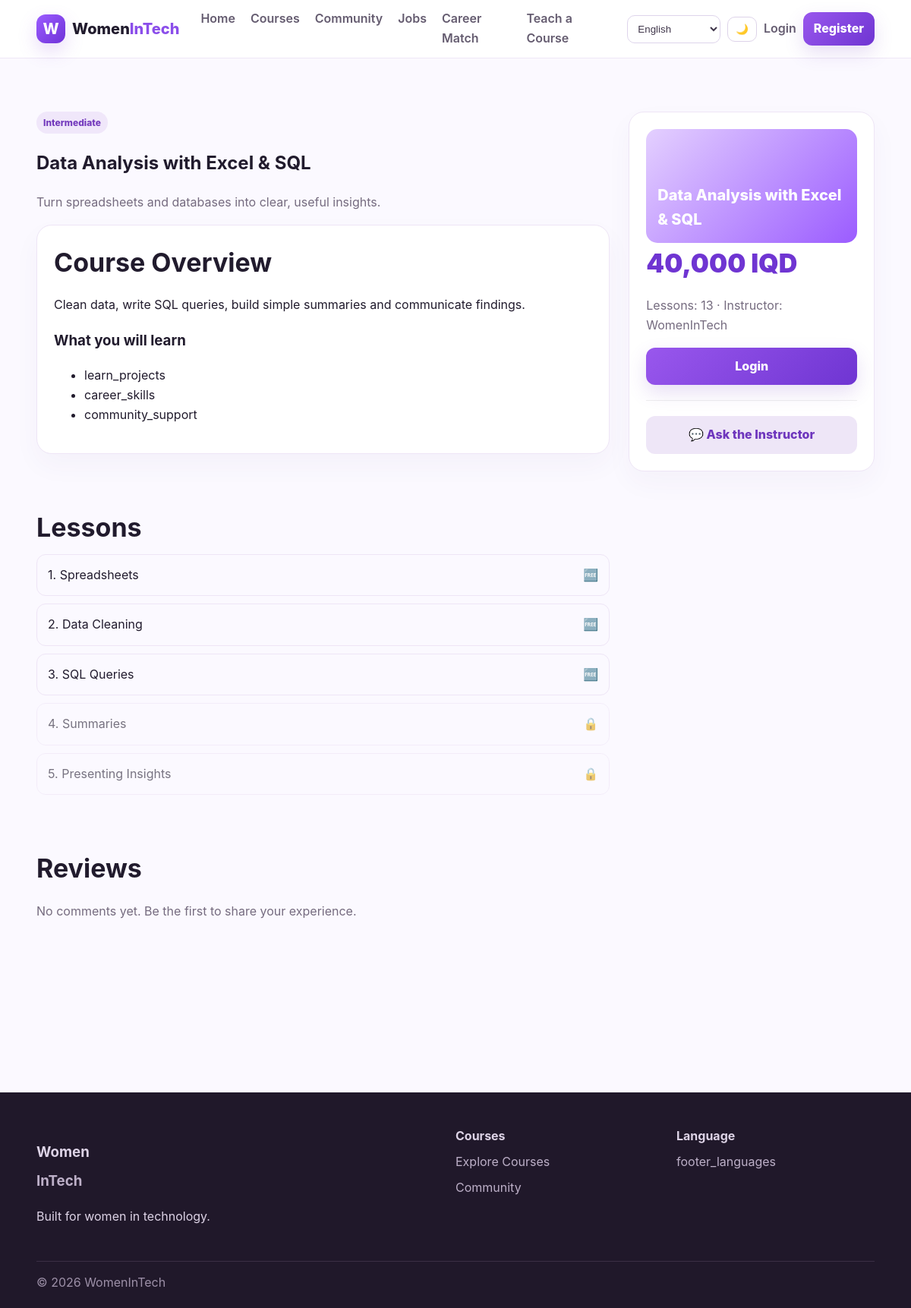
The page /courses/details.php?id=12&lang=en on the database its author committed.
### tables this page shows
CREATE TABLE courses (
 id INT AUTO_INCREMENT PRIMARY KEY,
 teacher_id INT NULL,
 title_en VARCHAR(255) NOT NULL,
 title_ar VARCHAR(255) NOT NULL,
 title_ckb VARCHAR(255) NOT NULL,
 title_badini VARCHAR(255) NOT NULL,
 description_en TEXT NOT NULL,
 description_ar TEXT NOT NULL,
 description_ckb TEXT NOT NULL,
 description_badini TEXT NOT NULL,
 long_description_en TEXT NOT NULL,
 long_description_ar TEXT NOT NULL,
 long_description_ckb TEXT NOT NULL,
 long_description_badini TEXT NOT NULL,
 level VARCHAR(50) DEFAULT 'Beginner',
 type ENUM('free','mixed','paid') NOT NULL DEFAULT 'free',
 price_iqd INT NOT NULL DEFAULT 0,
 lessons_count INT NOT NULL DEFAULT 0,
 status ENUM('draft','published') NOT NULL DEFAULT 'published',
 created_at TIMESTAMP DEFAULT CURRENT_TIMESTAMP,
 FOREIGN KEY (teacher_id) REFERENCES users(id) ON DELETE SET NULL
);

CREATE TABLE lessons (
 id INT AUTO_INCREMENT PRIMARY KEY,
 course_id INT NOT NULL,
 lesson_order INT NOT NULL,
 title_en VARCHAR(255) NOT NULL,
 title_ar VARCHAR(255) NOT NULL,
 title_ckb VARCHAR(255) NOT NULL,
 title_badini VARCHAR(255) NOT NULL,
 video_url VARCHAR(500) NULL,
 content TEXT NULL,
 is_free TINYINT(1) NOT NULL DEFAULT 0,
 created_at TIMESTAMP DEFAULT CURRENT_TIMESTAMP,
 FOREIGN KEY (course_id) REFERENCES courses(id) ON DELETE CASCADE
);

### includes/bootstrap.php (called while the page is built, shortened)
<?php
$lang = $_GET['lang'] ?? $_SESSION['lang'] ?? 'en';
foreach ($courseCatalogTranslations as $locale => $items) {
    $translations[$locale] = array_merge($items, $translations[$locale] ?? []);
}
function t(string $key): string {
    global $translations, $lang;
    return $translations[$lang][$key] ?? $translations['en'][$key] ?? $key;
}
function e(?string $value): string { return htmlspecialchars($value ?? '', ENT_QUOTES, 'UTF-8'); }
function isLoggedIn(): bool { return isset($_SESSION['user_id']); }
function localizedCourse(array $course): array {
    return $course;
}
function localizedColumn(string $base): string {
    global $lang;
    return match($lang) {
        'ar' => $base.'_ar',
        'ckb' => $base.'_ckb',
        'kurdish_badini' => $base.'_badini',
        default => $base.'_en'
    };
}
?>

### courses/details.php (the view, shortened to what this page needs)
<?php
require_once __DIR__.'/../includes/bootstrap.php';
$id=(int)($_GET['id']??0);$stmt=$pdo->prepare("SELECT c.*,u.name instructor_name FROM courses c LEFT JOIN users u ON u.id=c.teacher_id WHERE c.id=?");$stmt->execute([$id]);$course=$stmt->fetch();if(!$course) die(t('course_not_found'));
$course=localizedCourse($course);
$less=$pdo->prepare("SELECT * FROM lessons WHERE course_id=? ORDER BY lesson_order");$less->execute([$id]);$lessons=$less->fetchAll();
$rev=$pdo->prepare("SELECT r.*,u.name FROM reviews r JOIN users u ON u.id=r.user_id WHERE r.course_id=? ORDER BY r.created_at DESC");$rev->execute([$id]);$reviews=$rev->fetchAll();
$enrolled=false;$paid=false;
$pageTitle=$course[localizedColumn('title')];require __DIR__.'/../includes/header.php';?>
<section class="section"><div class="container course-detail"><div><span class="pill"><?=e($course['level'])?></span><h1><?=e($course[localizedColumn('title')])?></h1><p class="muted"><?=e($course[localizedColumn('description')])?></p><div class="card"><h2><?=t('course_overview')?></h2><p><?=e($course[localizedColumn('long_description')])?></p><h3><?=t('what_learn')?></h3><ul><li><?=t('learn_projects')?></li><li><?=t('career_skills')?></li><li><?=t('community_support')?></li></ul></div><div class="section" style="padding-bottom:0"><h2><?=t('lessons')?></h2><div class="lesson-list"><?php foreach($lessons as $i=>$l):$can=$l['is_free']||$paid;?><div class="lesson <?=$can?'':'locked'?>"><span><?=$i+1?>. <?=e($l[localizedColumn('title')])?></span><span><?=$l['is_free']?'🆓':($can?'▶️':'🔒')?></span></div><?php endforeach;?></div></div>
<div class="section"><h2><?=t('reviews')?></h2><?php if(!$reviews):?><p class="muted"><?=t('no_comments')?></p><?php endif;?></div>
</div><aside><div class="card"><div class="course-cover"><?=e($course[localizedColumn('title')])?></div><h2 class="price"><?=$course['price_iqd']?number_format((int)$course['price_iqd']).' '.t('iqd'):t('free')?></h2><p class="muted"><?=t('lessons')?>: <?=$course['lessons_count']?> · <?=t('instructor')?>: <?=e($course['instructor_name']??'WomenInTech')?></p>
<?php if(!isLoggedIn()):?><a class="btn" style="width:100%" href="/women_in_tech_php/auth/login.php?lang=<?=e($lang)?>"><?=t('login')?></a><?php elseif($course['type']==='free' && !$enrolled):?><form method="post"><input type="hidden" name="action" value="enroll_free"><button class="btn" style="width:100%"><?=t('enroll')?></button></form><?php elseif(!$paid):?><a class="btn" style="width:100%" href="/women_in_tech_php/payment.php?course_id=<?=$id?>&lang=<?=e($lang)?>"><?=t('buy_course')?></a><p class="muted" style="font-size:12px"><?=t('course_continue_note')?></p><?php else:?><a class="btn" style="width:100%" href="/women_in_tech_php/dashboard/index.php?lang=<?=e($lang)?>"><?=t('continue_learning')?></a><?php endif;?>
<hr style="border:0;border-top:1px solid #eee;margin:20px 0"><a class="btn secondary" style="width:100%" href="/women_in_tech_php/chat/chat.php?course_id=<?=$id?>&lang=<?=e($lang)?>">💬 <?=t('ask_teacher')?></a></div></aside></div></section>
<?php require __DIR__.'/../includes/footer.php'; ?>

### assets/css/style.css (style rules this page uses)
* { box-sizing:border-box }
html { scroll-behavior:smooth }
body { margin:0;font-family:Inter,Segoe UI,Tahoma,Arial,sans-serif;background:#fbf9ff;color:#211b2d;line-height:1.6 }
a { color:inherit;text-decoration:none }
.container { width:min(1180px,92%);margin:auto }
.btn { display:inline-flex;align-items:center;justify-content:center;border:0;border-radius:12px;padding:12px 19px;background:linear-gradient(135deg,#9957ed,#6f35d2);color:#fff;font-weight:800;cursor:pointer;box-shadow:0 10px 25px #7540c62b }
.btn.secondary { background:#eee6f7;color:#6e36bd;box-shadow:none }
.section { padding:70px 0 }
.section h2 { font-size:34px;margin:0 0 7px }
.muted { color:#756b7f }
.card { background:#fff;border:1px solid #eee5f6;border-radius:20px;padding:22px;box-shadow:0 15px 35px #4d2a7b0a }
.course-cover { height:150px;border-radius:15px;background:linear-gradient(135deg,#e4d0ff,#9b5cff);display:flex;align-items:end;padding:15px;color:white;font-weight:800;font-size:20px }
.pill { display:inline-flex;padding:5px 9px;border-radius:999px;background:#f0e7fa;color:#743bbd;font-weight:800;font-size:12px }
.price { font-size:20px;font-weight:900;color:#6f35d2 }
.course-detail { display:grid;grid-template-columns:1.4fr .6fr;gap:25px }
.lesson-list { display:grid;gap:10px }
.lesson { display:flex;align-items:center;justify-content:space-between;padding:14px;border:1px solid #eee5f6;border-radius:12px }
.locked { opacity:.6 }
html[dir=ltr] body { direction:ltr;text-align:left }

### rows shown on the page
courses: level "Intermediate", title_en "Data Analysis with Excel & SQL", description_en "Turn spreadsheets and databases into clear, useful insights.", long_description_en "Clean data, write SQL queries, build simple summaries and communicate findings.", price_iqd "40,000", lessons_count "13"
lessons: title_en "Spreadsheets"
lessons: title_en "Data Cleaning"
lessons: title_en "SQL Queries"
lessons: title_en "Summaries"
lessons: title_en "Presenting Insights"

### other values the page prints
t('home') "Home"
t('courses') "Courses"
t('community') "Community"
t('jobs') "Jobs"
t('career_match') "Career Match"
t('teach_course') "Teach a Course"
t('login') "Login"
t('register') "Register"
t('course_overview') "Course Overview"
t('what_learn') "What you will learn"
t('learn_projects') "learn_projects"
t('career_skills') "career_skills"
t('community_support') "community_support"
t('lessons') "Lessons"
t('reviews') "Reviews"
